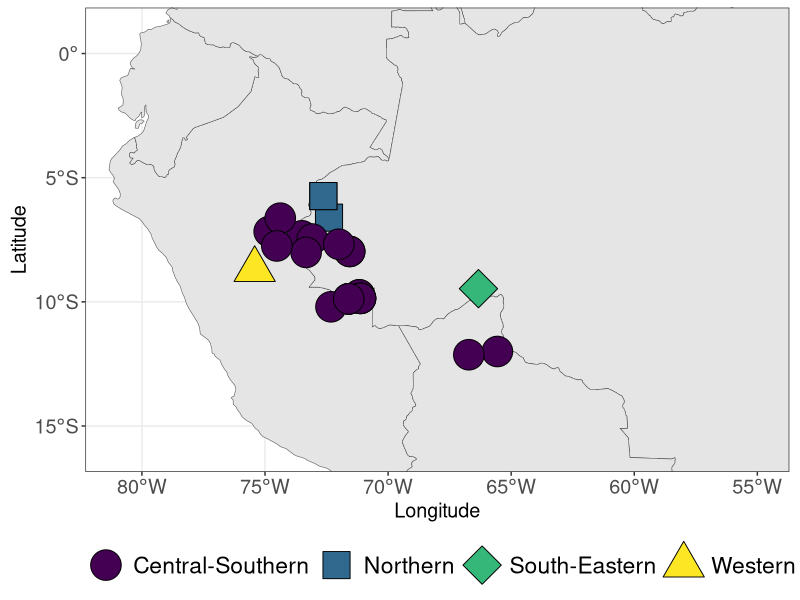
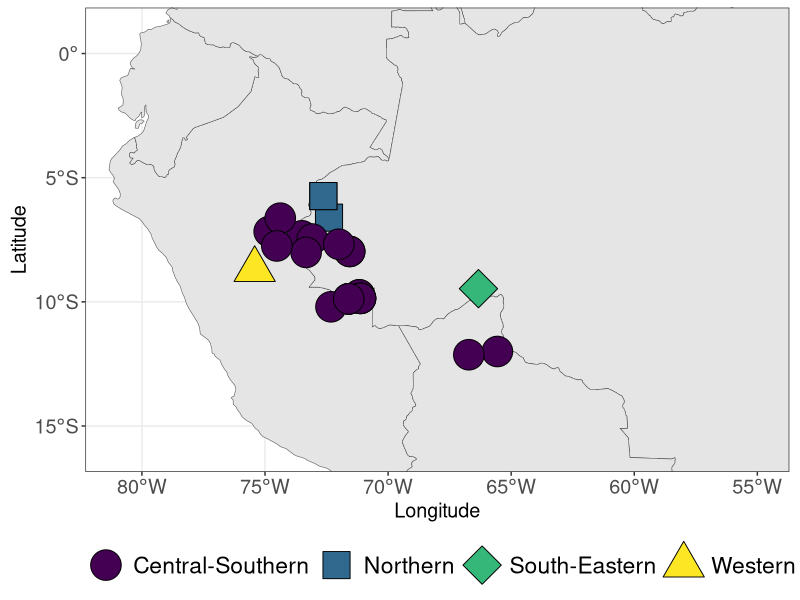

R code for these plots, in order:
# R version 4.3.1 (2023-06-16) -- "Beagle Scouts"
library(readr) # v2.1.4
library(dplyr) # v1.1.3
library(ggplot2) # v3.4.3
library(ggrepel) # v0.9.3
library(rnaturalearth) # v0.3.2
library(rnaturalearthdata) # v0.1.0
library(viridisLite) # v0.4.2
library(viridis) # v0.6.3

# Loading the data
lex <- read_csv('../../cldf/languages.csv') %>% 
  mutate(Subgroup = SubGroup)

# Downloading the map
spdf_sa <- ne_countries(continent=c("south america"),
                        scale="medium", 
                        returnclass="sf")

# Plotting the language points and labels on the map
map_lex <- ggplot(data=lex) +
  geom_sf(data = spdf_sa) +
  coord_sf(ylim=c(-16, 1), xlim= c(-81, -55)) +
  geom_point(aes(x=Longitude,y=Latitude, shape=Subgroup, fill=Subgroup), size=10) +
  # geom_label_repel(box.padding=0.75, point.padding=0.5,
  #                  data=lex, aes(Longitude, Latitude, label=Name),
  #                  min.segment.length=unit(0.1, 'lines'),
  #                  size=6, max.overlaps=99) +
  # geom_label_repel(aes(label=Name, x=Longitude,y=Latitude), data = lex[lex$Name %in% c("Shipibo-Konibo"),],
  #                  # max.overlaps=10, min.segment.length=unit(0, 'lines'), color="black",
  #                  # box.padding = unit(1.5, "lines"), size=6) +
  scale_shape_manual(values=c(21, 22, 23, 24)) +
  scale_fill_viridis_d(guide="legend", option="D") +
  #labs(caption = "Data: Glottolog") +
  theme_bw() +
  theme(legend.position="bottom",
        axis.title = element_text(size = rel(1.3)),
        axis.text = element_text(size = rel(1.3)),
        legend.text = element_text(size = rel(1.5)),
        legend.spacing.y = unit(0.5, 'cm'),
        legend.spacing.x = unit(0.2, 'cm'),
        legend.title = element_text(size = rel(0)))

map_lex
ggsave('fig_map.png', map_lex, units="px", width=5000, height=3000)
